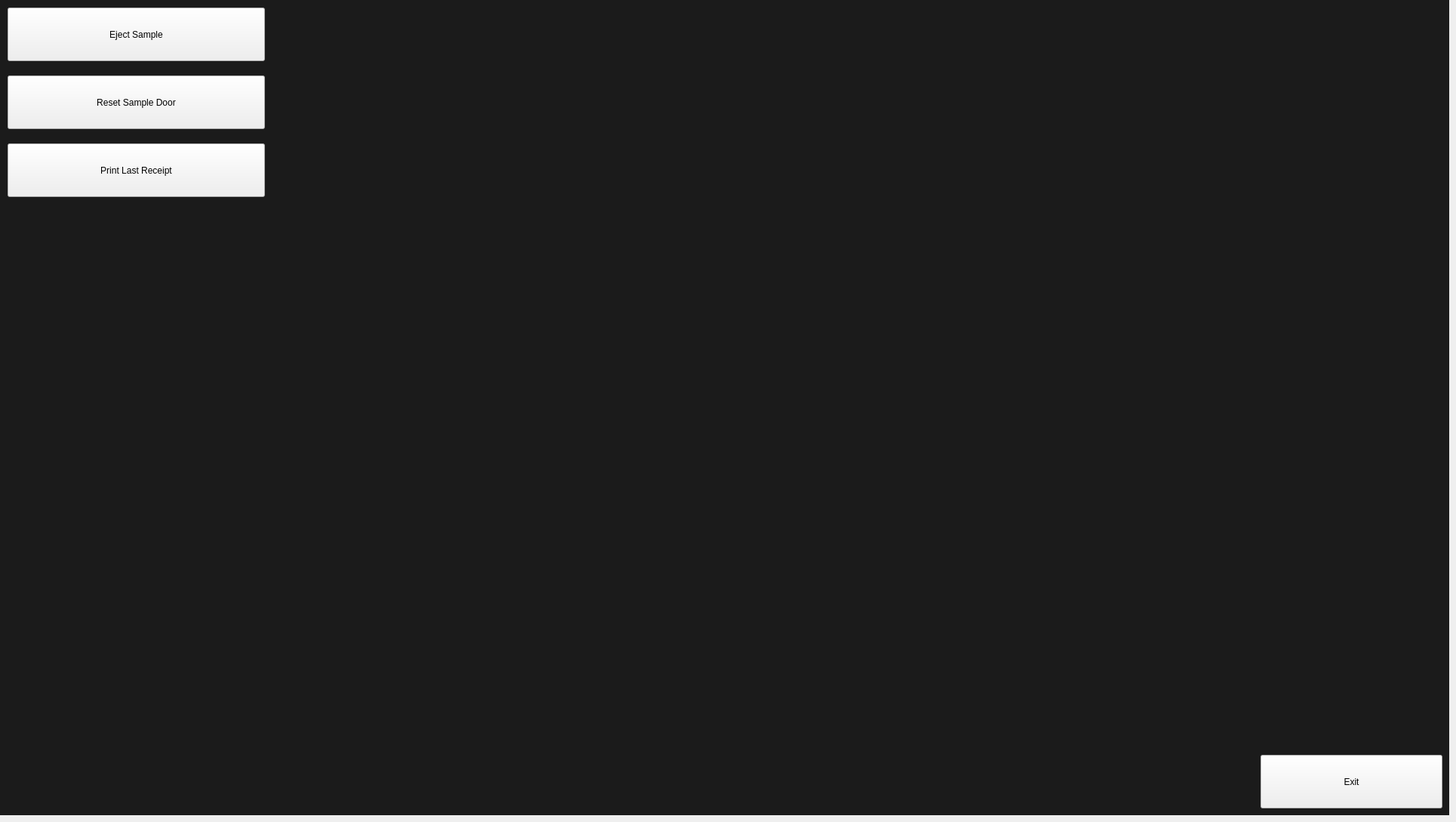
    <widget class="QWidget" name="MaintenancePage">
     <widget class="QLabel" name="BackgroundColor">
      <property name="geometry">
       <rect>
        <x>0</x>
        <y>0</y>
        <width>1920</width>
        <height>1080</height>
       </rect>
      </property>
      <property name="styleSheet">
       <string notr="true">background-color: rgba(27, 27, 27, 255);</string>
      </property>
      <property name="text">
       <string/>
      </property>
     </widget>
     <widget class="QPushButton" name="exitMainenanceBtn">
      <property name="geometry">
       <rect>
        <x>1670</x>
        <y>1000</y>
        <width>241</width>
        <height>71</height>
       </rect>
      </property>
      <property name="text">
       <string>Exit</string>
      </property>
     </widget>
     <widget class="QPushButton" name="EjectSampleBtn">
      <property name="geometry">
       <rect>
        <x>10</x>
        <y>10</y>
        <width>341</width>
        <height>71</height>
       </rect>
      </property>
      <property name="text">
       <string>Eject Sample</string>
      </property>
     </widget>
     <widget class="QPushButton" name="ResetSampleBtn">
      <property name="geometry">
       <rect>
        <x>10</x>
        <y>100</y>
        <width>341</width>
        <height>71</height>
       </rect>
      </property>
      <property name="text">
       <string>Reset Sample Door</string>
      </property>
     </widget>
     <widget class="QPushButton" name="PrintLastReceiptBtn">
      <property name="geometry">
       <rect>
        <x>10</x>
        <y>190</y>
        <width>341</width>
        <height>71</height>
       </rect>
      </property>
      <property name="text">
       <string>Print Last Receipt</string>
      </property>
     </widget>
    </widget>
